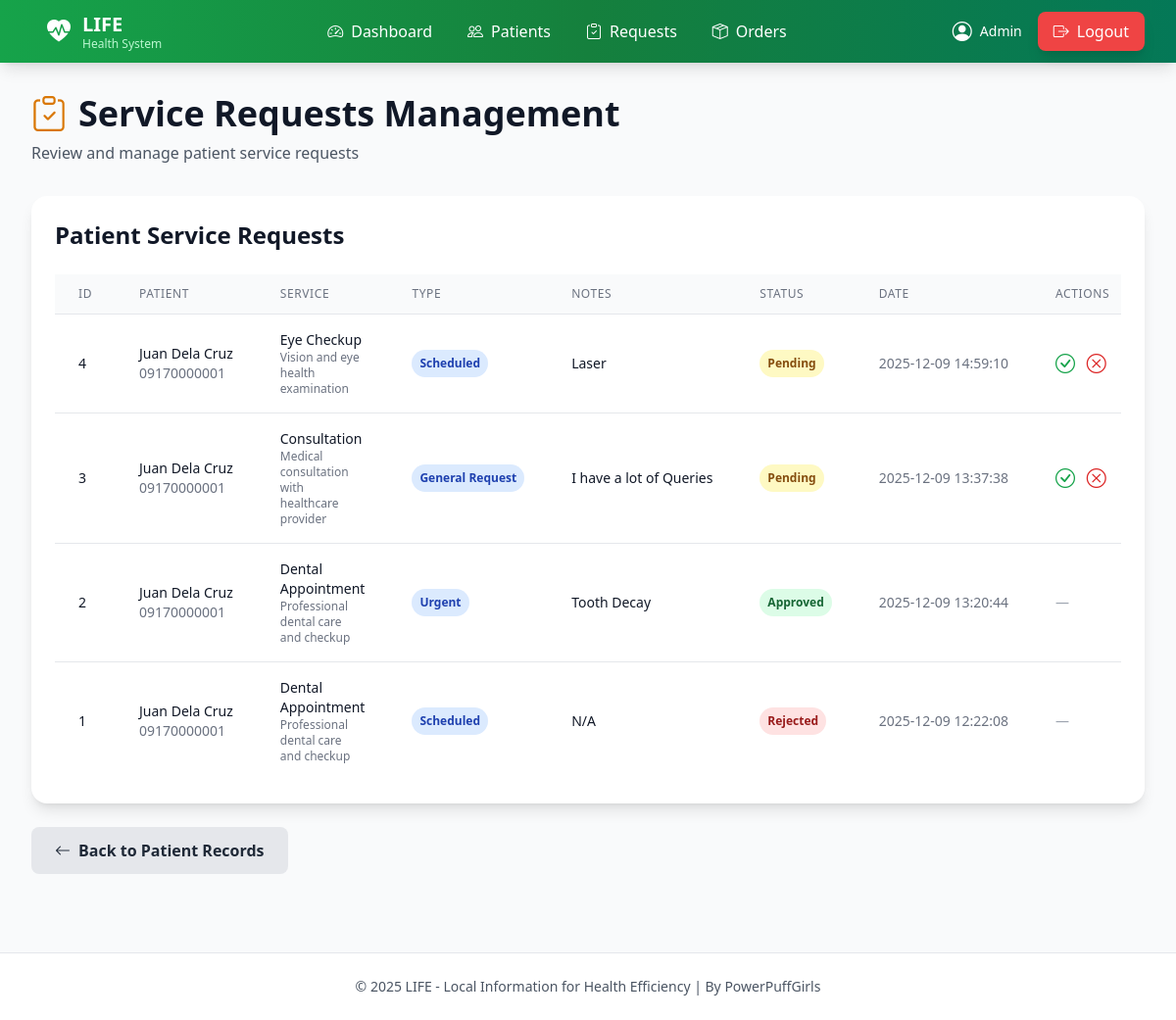
/admin_requests (signed in), run on the app's committed database.
### tables this page shows
CREATE TABLE service_requests (
            id INTEGER PRIMARY KEY AUTOINCREMENT,
            patient_id INTEGER NOT NULL,
            service_id INTEGER NOT NULL,
            request_type TEXT NOT NULL,
            notes TEXT,
            status TEXT DEFAULT 'Pending',
            requested_at TIMESTAMP DEFAULT CURRENT_TIMESTAMP,
            FOREIGN KEY (patient_id) REFERENCES patients(id),
            FOREIGN KEY (service_id) REFERENCES medical_services(id)
        );

CREATE TABLE patients (
            id INTEGER PRIMARY KEY AUTOINCREMENT,
            last_name TEXT NOT NULL,
            first_name TEXT NOT NULL,
            middle_name TEXT,
            suffix TEXT,
            dob TEXT NOT NULL,
            sex TEXT NOT NULL,
            contact TEXT,
            address TEXT,
            notes TEXT,
            created_at TIMESTAMP DEFAULT CURRENT_TIMESTAMP
        );

CREATE TABLE medical_services (
            id INTEGER PRIMARY KEY AUTOINCREMENT,
            name TEXT NOT NULL,
            description TEXT,
            category TEXT NOT NULL
        );

### app.py (the view)
@app.route("/admin_requests")
@login_required
def admin_requests():
    db = get_db()
    c = db.cursor()
    requests_data = c.execute("""
        SELECT sr.id, sr.patient_id, sr.request_type, sr.notes, sr.status, sr.requested_at,
               ms.name as service_name, ms.description as service_description,
               p.first_name, p.last_name, p.contact
        FROM service_requests sr
        JOIN medical_services ms ON sr.service_id = ms.id
        JOIN patients p ON sr.patient_id = p.id
        ORDER BY sr.requested_at DESC
    """).fetchall()
    return render_template("admin_requests.html", requests=requests_data)

### app.py (called while the page is built)
def login_required(f):
    @wraps(f)
    def decorated_function(*args, **kwargs):
        if session.get("role") != 'worker':
            return redirect(url_for('worker_signin'))
        return f(*args, **kwargs)
    return decorated_function

def get_db():
    db = getattr(g, "_database", None)
    if db is None:
        if USE_MYSQL:
            conn = pymysql.connect(
                host=DB_HOST,
                port=DB_PORT,
                user=DB_USER,
                password=DB_PASSWORD,
                database=DB_NAME,
                cursorclass=pymysql.cursors.DictCursor,
                autocommit=False
            )
            db = g._database = DatabaseWrapper(conn, is_mysql=True)
        else:
            import sqlite3
            conn = sqlite3.connect(DATABASE)
            conn.row_factory = sqlite3.Row
            db = g._database = DatabaseWrapper(conn, is_mysql=False)
    return db

@app.teardown_appcontext
def close_connection(exception):
    db = getattr(g, "_database", None)
    if db is not None:
        db.close()

    def cursor(self):
        if self.is_mysql:
            return MySQLCursorWrapper(self.connection.cursor(), self.connection)
        else:
            return SQLiteCursorWrapper(self.connection)

    def close(self):
        self.connection.close()

    def execute(self, query, args=()):
        self.cursor = self.connection.execute(query, args)
        return self

    def fetchall(self):
        return self.cursor.fetchall()

### templates/admin_requests.html (shortened to what this page needs)
{% extends "layout.html" %}
{% block content %}
<div class="animate-slideUp">
    <div class="mb-8">
        <h1 class="text-4xl font-bold text-gray-900 mb-2 flex items-center space-x-3">
            <i class="bi bi-clipboard-check text-amber-600"></i>
            <span>Service Requests Management</span>
        </h1>
        <p class="text-gray-600">Review and manage patient service requests</p>
    </div>
    <div class="bg-white rounded-2xl shadow-lg p-6">
        <h2 class="text-2xl font-bold text-gray-900 mb-6">Patient Service Requests</h2>
        {% if requests %}
            <div class="overflow-x-auto">
                <table class="min-w-full divide-y divide-gray-200">
                    <thead class="bg-gray-50">
                        <tr>
                            <th class="px-6 py-3 text-left text-xs font-medium text-gray-500 uppercase tracking-wider">ID</th>
                            <th class="px-6 py-3 text-left text-xs font-medium text-gray-500 uppercase tracking-wider">Patient</th>
                            <th class="px-6 py-3 text-left text-xs font-medium text-gray-500 uppercase tracking-wider">Service</th>
                            <th class="px-6 py-3 text-left text-xs font-medium text-gray-500 uppercase tracking-wider">Type</th>
                            <th class="px-6 py-3 text-left text-xs font-medium text-gray-500 uppercase tracking-wider">Notes</th>
                            <th class="px-6 py-3 text-left text-xs font-medium text-gray-500 uppercase tracking-wider">Status</th>
                            <th class="px-6 py-3 text-left text-xs font-medium text-gray-500 uppercase tracking-wider">Date</th>
                            <th class="px-6 py-3 text-left text-xs font-medium text-gray-500 uppercase tracking-wider">Actions</th>
                        </tr>
                    </thead>
                    <tbody class="bg-white divide-y divide-gray-200">
                        {% for req in requests %}
                        <tr class="hover:bg-gray-50 transition-colors">
                            <td class="px-6 py-4 whitespace-nowrap text-sm font-medium text-gray-900">{{ req.id }}</td>
                            <td class="px-6 py-4 whitespace-nowrap">
                                <div class="text-sm font-medium text-gray-900">{{ req.first_name }} {{ req.last_name }}</div>
                                <div class="text-sm text-gray-500">{{ req.contact }}</div>
                            </td>
                            <td class="px-6 py-4">
                                <div class="text-sm font-medium text-gray-900">{{ req.service_name }}</div>
                                {% if req.service_description %}
                                <div class="text-xs text-gray-500">{{ req.service_description }}</div>
                                {% endif %}
                            </td>
                            <td class="px-6 py-4 whitespace-nowrap">
                                <span class="px-2 py-1 inline-flex text-xs leading-5 font-semibold rounded-full bg-blue-100 text-blue-800">
                                    {{ req.request_type }}
                                </span>
                            </td>
                            <td class="px-6 py-4 text-sm text-gray-900 max-w-xs truncate">{{ req.notes or 'N/A' }}</td>
                            <td class="px-6 py-4 whitespace-nowrap">
                                {% if req.status == 'Pending' %}
                                    <span class="px-2 py-1 inline-flex text-xs leading-5 font-semibold rounded-full bg-yellow-100 text-yellow-800">
                                        {{ req.status }}
                                    </span>
                                {% elif req.status == 'Approved' %}
                                    <span class="px-2 py-1 inline-flex text-xs leading-5 font-semibold rounded-full bg-green-100 text-green-800">
                                        {{ req.status }}
                                    </span>
                                {% elif req.status == 'Rejected' %}
                                    <span class="px-2 py-1 inline-flex text-xs leading-5 font-semibold rounded-full bg-red-100 text-red-800">
                                        {{ req.status }}
                                    </span>
                                {% else %}
                                    <span class="px-2 py-1 inline-flex text-xs leading-5 font-semibold rounded-full bg-gray-100 text-gray-800">
                                        {{ req.status }}
                                    </span>
                                {% endif %}
                            </td>
                            <td class="px-6 py-4 whitespace-nowrap text-sm text-gray-500">{{ req.requested_at }}</td>
                            <td class="px-6 py-4 whitespace-nowrap text-sm font-medium space-x-2">
                                {% if req.status == 'Pending' %}
                                    <button onclick="document.getElementById('approveModal{{ req.id }}').classList.remove('hidden')"
                                            class="text-green-600 hover:text-green-900 transition-colors">
                                        <i class="bi bi-check-circle text-xl"></i>
                                    </button>
                                    <button onclick="document.getElementById('rejectModal{{ req.id }}').classList.remove('hidden')"
                                            class="text-red-600 hover:text-red-900 transition-colors">
                                        <i class="bi bi-x-circle text-xl"></i>
                                    </button>
                                {% else %}
                                    <span class="text-gray-400">—</span>
                                {% endif %}
                            </td>
                        </tr>
                        {% endfor %}
                    </tbody>
                </table>
            </div>
        {% endif %}
    </div>
    <div class="mt-6">
        <a href="{{ url_for('patients') }}"
           class="inline-flex items-center space-x-2 bg-gray-200 hover:bg-gray-300 text-gray-800 font-semibold py-3 px-6 rounded-lg transition-all duration-300 transform hover:scale-105">
            <i class="bi bi-arrow-left"></i>
            <span>Back to Patient Records</span>
        </a>
    </div>
</div>
{% endblock %}

### templates/layout.html (style rules this page uses)
.animate-slideUp { animation: slideUp 0.5s ease-out; }

### data on the page
service_requests: id "4", first_name "Juan", last_name "Dela Cruz", contact "09170000001", service_name "Eye Checkup", service_description "Vision and eye health examination", request_type "Scheduled", notes "Laser", status "Pending", requested_at "2025-12-09 14:59:10"
service_requests: id "3", first_name "Juan", last_name "Dela Cruz", contact "09170000001", service_name "Consultation", service_description "Medical consultation with healthcare provider", request_type "General Request", notes "I have a lot of Queries", status "Pending", requested_at "2025-12-09 13:37:38"
service_requests: id "2", first_name "Juan", last_name "Dela Cruz", contact "09170000001", service_name "Dental Appointment", service_description "Professional dental care and checkup", request_type "Urgent", notes "Tooth Decay", status "Approved", requested_at "2025-12-09 13:20:44"
service_requests: id "1", first_name "Juan", last_name "Dela Cruz", contact "09170000001", service_name "Dental Appointment", service_description "Professional dental care and checkup", request_type "Scheduled", notes "N/A", status "Rejected", requested_at "2025-12-09 12:22:08"
